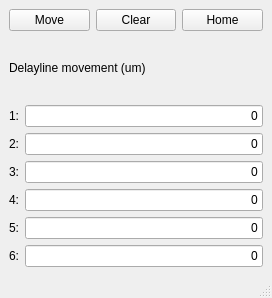
<?xml version="1.0" encoding="UTF-8"?>
<ui version="4.0">
 <class>DelayCommander</class>
 <widget class="QMainWindow" name="DelayCommander">
  <property name="geometry">
   <rect>
    <x>0</x>
    <y>0</y>
    <width>272</width>
    <height>298</height>
   </rect>
  </property>
  <property name="windowTitle">
   <string>DelayCommander</string>
  </property>
  <widget class="QWidget" name="centralwidget">
   <layout class="QGridLayout" name="gridLayout">
    <item row="7" column="0">
     <widget class="QLabel" name="label_5">
      <property name="text">
       <string>5:</string>
      </property>
     </widget>
    </item>
    <item row="0" column="0" colspan="2">
     <layout class="QHBoxLayout" name="horizontalLayout">
      <item>
       <widget class="QPushButton" name="pushButton">
        <property name="toolTip">
         <string>Move the delaylines by the number of micrometers in the entry fields</string>
        </property>
        <property name="text">
         <string>Move</string>
        </property>
       </widget>
      </item>
      <item>
       <widget class="QPushButton" name="pushButton_2">
        <property name="toolTip">
         <string>Set the entry fields to zero</string>
        </property>
        <property name="text">
         <string>Clear</string>
        </property>
       </widget>
      </item>
      <item>
       <widget class="QPushButton" name="pushButton_3">
        <property name="toolTip">
         <string>Move the delaylines to zero offset from the nominal track point</string>
        </property>
        <property name="text">
         <string>Home</string>
        </property>
       </widget>
      </item>
     </layout>
    </item>
    <item row="5" column="0">
     <widget class="QLabel" name="label_3">
      <property name="text">
       <string>3:</string>
      </property>
     </widget>
    </item>
    <item row="7" column="1">
     <widget class="QLineEdit" name="lineEdit_dl5">
      <property name="text">
       <string>0</string>
      </property>
      <property name="alignment">
       <set>Qt::AlignRight|Qt::AlignTrailing|Qt::AlignVCenter</set>
      </property>
     </widget>
    </item>
    <item row="3" column="1">
     <widget class="QLineEdit" name="lineEdit_dl1">
      <property name="text">
       <string>0</string>
      </property>
      <property name="maxLength">
       <number>16</number>
      </property>
      <property name="alignment">
       <set>Qt::AlignRight|Qt::AlignTrailing|Qt::AlignVCenter</set>
      </property>
     </widget>
    </item>
    <item row="3" column="0">
     <widget class="QLabel" name="label">
      <property name="text">
       <string>1:</string>
      </property>
     </widget>
    </item>
    <item row="8" column="0">
     <widget class="QLabel" name="label_6">
      <property name="text">
       <string>6:</string>
      </property>
     </widget>
    </item>
    <item row="8" column="1">
     <widget class="QLineEdit" name="lineEdit_dl6">
      <property name="text">
       <string>0</string>
      </property>
      <property name="alignment">
       <set>Qt::AlignRight|Qt::AlignTrailing|Qt::AlignVCenter</set>
      </property>
     </widget>
    </item>
    <item row="5" column="1">
     <widget class="QLineEdit" name="lineEdit_dl3">
      <property name="text">
       <string>0</string>
      </property>
      <property name="alignment">
       <set>Qt::AlignRight|Qt::AlignTrailing|Qt::AlignVCenter</set>
      </property>
     </widget>
    </item>
    <item row="6" column="0">
     <widget class="QLabel" name="label_4">
      <property name="text">
       <string>4:</string>
      </property>
     </widget>
    </item>
    <item row="4" column="0">
     <widget class="QLabel" name="label_2">
      <property name="text">
       <string>2:</string>
      </property>
     </widget>
    </item>
    <item row="6" column="1">
     <widget class="QLineEdit" name="lineEdit_dl4">
      <property name="text">
       <string>0</string>
      </property>
      <property name="alignment">
       <set>Qt::AlignRight|Qt::AlignTrailing|Qt::AlignVCenter</set>
      </property>
     </widget>
    </item>
    <item row="4" column="1">
     <widget class="QLineEdit" name="lineEdit_dl2">
      <property name="text">
       <string>0</string>
      </property>
      <property name="alignment">
       <set>Qt::AlignRight|Qt::AlignTrailing|Qt::AlignVCenter</set>
      </property>
     </widget>
    </item>
    <item row="2" column="0" colspan="2">
     <widget class="QLabel" name="label_7">
      <property name="text">
       <string>Delayline movement (um)</string>
      </property>
     </widget>
    </item>
   </layout>
  </widget>
  <widget class="QMenuBar" name="menubar">
   <property name="geometry">
    <rect>
     <x>0</x>
     <y>0</y>
     <width>272</width>
     <height>22</height>
    </rect>
   </property>
  </widget>
  <widget class="QStatusBar" name="statusbar"/>
 </widget>
 <resources/>
 <connections/>
 <slots>
  <slot>MoveClicked()</slot>
  <slot>ClearClicked()</slot>
  <slot>HomeClicked()</slot>
 </slots>
</ui>
